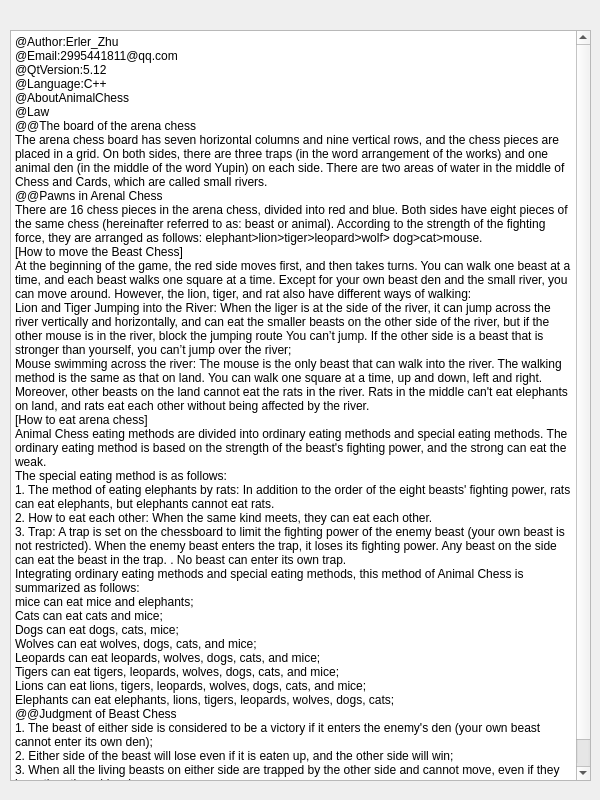
<?xml version="1.0" encoding="UTF-8"?>
<ui version="4.0">
 <class>AboutWnd</class>
 <widget class="QWidget" name="AboutWnd">
  <property name="geometry">
   <rect>
    <x>0</x>
    <y>0</y>
    <width>600</width>
    <height>800</height>
   </rect>
  </property>
  <property name="minimumSize">
   <size>
    <width>600</width>
    <height>800</height>
   </size>
  </property>
  <property name="maximumSize">
   <size>
    <width>600</width>
    <height>800</height>
   </size>
  </property>
  <property name="windowTitle">
   <string>Form</string>
  </property>
  <widget class="QTextBrowser" name="textBrowser">
   <property name="geometry">
    <rect>
     <x>10</x>
     <y>30</y>
     <width>581</width>
     <height>751</height>
    </rect>
   </property>
   <property name="html">
    <string>&lt;!DOCTYPE HTML PUBLIC &quot;-//W3C//DTD HTML 4.0//EN&quot; &quot;http://www.w3.org/TR/REC-html40/strict.dtd&quot;&gt;
&lt;html&gt;&lt;head&gt;&lt;meta name=&quot;qrichtext&quot; content=&quot;1&quot; /&gt;&lt;style type=&quot;text/css&quot;&gt;
p, li { white-space: pre-wrap; }
&lt;/style&gt;&lt;/head&gt;&lt;body style=&quot; font-family:'SimSun'; font-size:9pt; font-weight:400; font-style:normal;&quot;&gt;
&lt;p style=&quot; margin-top:0px; margin-bottom:0px; margin-left:0px; margin-right:0px; -qt-block-indent:0; text-indent:0px;&quot;&gt;@Author:Erler_Zhu&lt;/p&gt;
&lt;p style=&quot; margin-top:0px; margin-bottom:0px; margin-left:0px; margin-right:0px; -qt-block-indent:0; text-indent:0px;&quot;&gt;@Email:2995441811@qq.com&lt;/p&gt;
&lt;p style=&quot; margin-top:0px; margin-bottom:0px; margin-left:0px; margin-right:0px; -qt-block-indent:0; text-indent:0px;&quot;&gt;@QtVersion:5.12&lt;/p&gt;
&lt;p style=&quot; margin-top:0px; margin-bottom:0px; margin-left:0px; margin-right:0px; -qt-block-indent:0; text-indent:0px;&quot;&gt;@Language:C++&lt;/p&gt;
&lt;p style=&quot; margin-top:0px; margin-bottom:0px; margin-left:0px; margin-right:0px; -qt-block-indent:0; text-indent:0px;&quot;&gt;@AboutAnimalChess&lt;/p&gt;
&lt;p style=&quot; margin-top:0px; margin-bottom:0px; margin-left:0px; margin-right:0px; -qt-block-indent:0; text-indent:0px;&quot;&gt;@Law&lt;/p&gt;
&lt;p style=&quot; margin-top:0px; margin-bottom:0px; margin-left:0px; margin-right:0px; -qt-block-indent:0; text-indent:0px;&quot;&gt;@@The board of the arena chess&lt;/p&gt;
&lt;p style=&quot; margin-top:0px; margin-bottom:0px; margin-left:0px; margin-right:0px; -qt-block-indent:0; text-indent:0px;&quot;&gt;The arena chess board has seven horizontal columns and nine vertical rows, and the chess pieces are placed in a grid. On both sides, there are three traps (in the word arrangement of the works) and one animal den (in the middle of the word Yupin) on each side. There are two areas of water in the middle of Chess and Cards, which are called small rivers.&lt;/p&gt;
&lt;p style=&quot; margin-top:0px; margin-bottom:0px; margin-left:0px; margin-right:0px; -qt-block-indent:0; text-indent:0px;&quot;&gt;@@Pawns in Arenal Chess&lt;/p&gt;
&lt;p style=&quot; margin-top:0px; margin-bottom:0px; margin-left:0px; margin-right:0px; -qt-block-indent:0; text-indent:0px;&quot;&gt;There are 16 chess pieces in the arena chess, divided into red and blue. Both sides have eight pieces of the same chess (hereinafter referred to as: beast or animal). According to the strength of the fighting force, they are arranged as follows: elephant&amp;gt;lion&amp;gt;tiger&amp;gt;leopard&amp;gt;wolf&amp;gt; dog&amp;gt;cat&amp;gt;mouse.&lt;/p&gt;
&lt;p style=&quot; margin-top:0px; margin-bottom:0px; margin-left:0px; margin-right:0px; -qt-block-indent:0; text-indent:0px;&quot;&gt;[How to move the Beast Chess]&lt;/p&gt;
&lt;p style=&quot; margin-top:0px; margin-bottom:0px; margin-left:0px; margin-right:0px; -qt-block-indent:0; text-indent:0px;&quot;&gt;At the beginning of the game, the red side moves first, and then takes turns. You can walk one beast at a time, and each beast walks one square at a time. Except for your own beast den and the small river, you can move around. However, the lion, tiger, and rat also have different ways of walking:&lt;/p&gt;
&lt;p style=&quot; margin-top:0px; margin-bottom:0px; margin-left:0px; margin-right:0px; -qt-block-indent:0; text-indent:0px;&quot;&gt;Lion and Tiger Jumping into the River: When the liger is at the side of the river, it can jump across the river vertically and horizontally, and can eat the smaller beasts on the other side of the river, but if the other mouse is in the river, block the jumping route You can’t jump. If the other side is a beast that is stronger than yourself, you can’t jump over the river;&lt;/p&gt;
&lt;p style=&quot; margin-top:0px; margin-bottom:0px; margin-left:0px; margin-right:0px; -qt-block-indent:0; text-indent:0px;&quot;&gt;Mouse swimming across the river: The mouse is the only beast that can walk into the river. The walking method is the same as that on land. You can walk one square at a time, up and down, left and right. Moreover, other beasts on the land cannot eat the rats in the river. Rats in the middle can't eat elephants on land, and rats eat each other without being affected by the river.&lt;/p&gt;
&lt;p style=&quot; margin-top:0px; margin-bottom:0px; margin-left:0px; margin-right:0px; -qt-block-indent:0; text-indent:0px;&quot;&gt;[How to eat arena chess]&lt;/p&gt;
&lt;p style=&quot; margin-top:0px; margin-bottom:0px; margin-left:0px; margin-right:0px; -qt-block-indent:0; text-indent:0px;&quot;&gt;Animal Chess eating methods are divided into ordinary eating methods and special eating methods. The ordinary eating method is based on the strength of the beast's fighting power, and the strong can eat the weak.&lt;/p&gt;
&lt;p style=&quot; margin-top:0px; margin-bottom:0px; margin-left:0px; margin-right:0px; -qt-block-indent:0; text-indent:0px;&quot;&gt;The special eating method is as follows:&lt;/p&gt;
&lt;p style=&quot; margin-top:0px; margin-bottom:0px; margin-left:0px; margin-right:0px; -qt-block-indent:0; text-indent:0px;&quot;&gt;1. The method of eating elephants by rats: In addition to the order of the eight beasts' fighting power, rats can eat elephants, but elephants cannot eat rats.&lt;/p&gt;
&lt;p style=&quot; margin-top:0px; margin-bottom:0px; margin-left:0px; margin-right:0px; -qt-block-indent:0; text-indent:0px;&quot;&gt;2. How to eat each other: When the same kind meets, they can eat each other.&lt;/p&gt;
&lt;p style=&quot; margin-top:0px; margin-bottom:0px; margin-left:0px; margin-right:0px; -qt-block-indent:0; text-indent:0px;&quot;&gt;3. Trap: A trap is set on the chessboard to limit the fighting power of the enemy beast (your own beast is not restricted). When the enemy beast enters the trap, it loses its fighting power. Any beast on the side can eat the beast in the trap. . No beast can enter its own trap.&lt;/p&gt;
&lt;p style=&quot; margin-top:0px; margin-bottom:0px; margin-left:0px; margin-right:0px; -qt-block-indent:0; text-indent:0px;&quot;&gt;Integrating ordinary eating methods and special eating methods, this method of Animal Chess is summarized as follows:&lt;/p&gt;
&lt;p style=&quot; margin-top:0px; margin-bottom:0px; margin-left:0px; margin-right:0px; -qt-block-indent:0; text-indent:0px;&quot;&gt;mice can eat mice and elephants;&lt;/p&gt;
&lt;p style=&quot; margin-top:0px; margin-bottom:0px; margin-left:0px; margin-right:0px; -qt-block-indent:0; text-indent:0px;&quot;&gt;Cats can eat cats and mice;&lt;/p&gt;
&lt;p style=&quot; margin-top:0px; margin-bottom:0px; margin-left:0px; margin-right:0px; -qt-block-indent:0; text-indent:0px;&quot;&gt;Dogs can eat dogs, cats, mice;&lt;/p&gt;
&lt;p style=&quot; margin-top:0px; margin-bottom:0px; margin-left:0px; margin-right:0px; -qt-block-indent:0; text-indent:0px;&quot;&gt;Wolves can eat wolves, dogs, cats, and mice;&lt;/p&gt;
&lt;p style=&quot; margin-top:0px; margin-bottom:0px; margin-left:0px; margin-right:0px; -qt-block-indent:0; text-indent:0px;&quot;&gt;Leopards can eat leopards, wolves, dogs, cats, and mice;&lt;/p&gt;
&lt;p style=&quot; margin-top:0px; margin-bottom:0px; margin-left:0px; margin-right:0px; -qt-block-indent:0; text-indent:0px;&quot;&gt;Tigers can eat tigers, leopards, wolves, dogs, cats, and mice;&lt;/p&gt;
&lt;p style=&quot; margin-top:0px; margin-bottom:0px; margin-left:0px; margin-right:0px; -qt-block-indent:0; text-indent:0px;&quot;&gt;Lions can eat lions, tigers, leopards, wolves, dogs, cats, and mice;&lt;/p&gt;
&lt;p style=&quot; margin-top:0px; margin-bottom:0px; margin-left:0px; margin-right:0px; -qt-block-indent:0; text-indent:0px;&quot;&gt;Elephants can eat elephants, lions, tigers, leopards, wolves, dogs, cats;&lt;/p&gt;
&lt;p style=&quot; margin-top:0px; margin-bottom:0px; margin-left:0px; margin-right:0px; -qt-block-indent:0; text-indent:0px;&quot;&gt;@@Judgment of Beast Chess&lt;/p&gt;
&lt;p style=&quot; margin-top:0px; margin-bottom:0px; margin-left:0px; margin-right:0px; -qt-block-indent:0; text-indent:0px;&quot;&gt;1. The beast of either side is considered to be a victory if it enters the enemy's den (your own beast cannot enter its own den);&lt;/p&gt;
&lt;p style=&quot; margin-top:0px; margin-bottom:0px; margin-left:0px; margin-right:0px; -qt-block-indent:0; text-indent:0px;&quot;&gt;2. Either side of the beast will lose even if it is eaten up, and the other side will win;&lt;/p&gt;
&lt;p style=&quot; margin-top:0px; margin-bottom:0px; margin-left:0px; margin-right:0px; -qt-block-indent:0; text-indent:0px;&quot;&gt;3. When all the living beasts on either side are trapped by the other side and cannot move, even if they lose, the other side wins;&lt;/p&gt;
&lt;p style=&quot; margin-top:0px; margin-bottom:0px; margin-left:0px; margin-right:0px; -qt-block-indent:0; text-indent:0px;&quot;&gt;4. In 100 consecutive rounds, neither side has an animal eaten, and both sides draw the game	&lt;/p&gt;&lt;/body&gt;&lt;/html&gt;</string>
   </property>
  </widget>
 </widget>
 <resources/>
 <connections/>
</ui>
